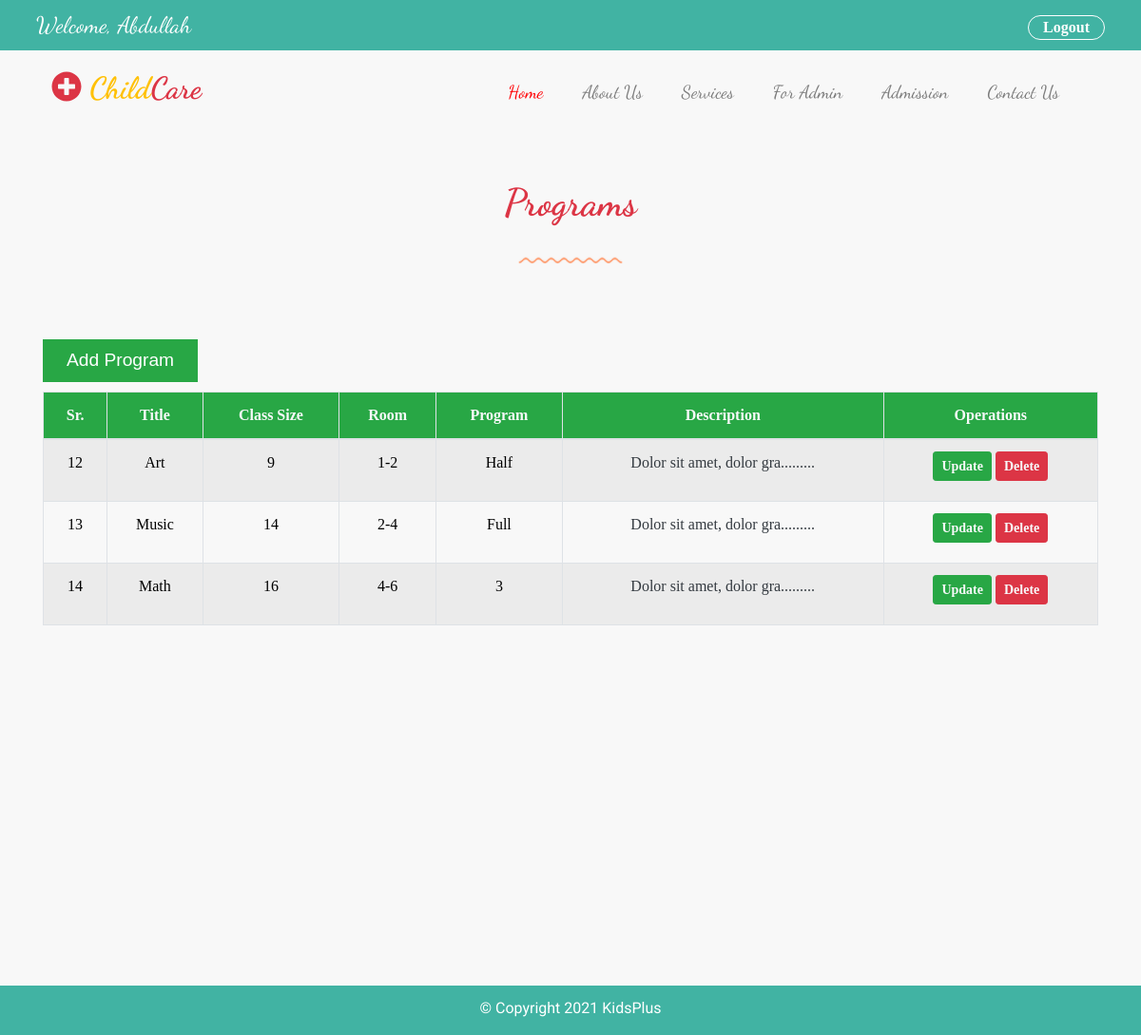
Page /admin/programs.php (signed in) on the committed database.
### tables this page shows
CREATE TABLE `program` (
  `id` int(16) NOT NULL,
  `title` varchar(255) NOT NULL,
  `about` varchar(255) NOT NULL,
  `class_size` int(16) NOT NULL,
  `child_age` varchar(255) NOT NULL,
  `program` varchar(255) NOT NULL,
  `image` varchar(255) NOT NULL
);

### admin/programs.php (the view, shortened to what this page needs)
<?php
require '../database/connection.php';
?>
<!DOCTYPE html>
<html lang="en">
<head>
    <link rel="stylesheet" href="https://maxcdn.bootstrapcdn.com/bootstrap/4.0.0/css/bootstrap.min.css">
    <link type="text/css" rel="stylesheet" href="../assets/css/style.css">
    <link type="text/css" rel="stylesheet" href="../assets/css/media.css">
    <link type="text/css" rel="stylesheet" href="../assets/css/fontawesome.css">
</head>
<body>
<?php
require 'header.php';
?>
<section class="container admin-section mt-5 mb-5" >
    <div class="row heading-row mb-5">
        <div class="col-sm-12 col-md-12 col-lg-12 text-center">
            <h1 class="text-danger font-weight-bold">Programs</h1>
            <div class="mt-4">
                <img src="../assets/images/line-dec-2.png" alt="">
            </div>
        </div>
    </div>
    <div class="row filter-row">
        <div class="col-sm-12 col-md-12 col-lg-12 filter-record">
            <div class="content d-flex justify-content-between flex-row w-100">
                <div class="add-btn">
                    <a href="add_program.php" class=" mr-2 mt-4 bg-success" style="margin-bottom: 10px !important;">Add Program</a>
                </div>
            </div>
        </div>
    </div>
    <div class="row table-row">
        <div class="col-sm-12 col-md12 col-lg-12 program-table ">
            <table class="table table-striped table-hover table-bordered table-responsive-md">
                <thead class="bg-success text-center text-light">
                <tr>
                    <th>Sr.</th>
                    <th>Title</th>
                    <th>Class Size</th>
                    <th>Room</th>
                    <th>Program</th>
                    <th>Description</th>
                    <th >Operations</th>
                </tr>
                </thead>
                <tbody class="text-center ">
                <?php
                    $query = "SELECT * FROM program";
                    $execute_query = mysqli_query($connection, $query);
                    if(mysqli_num_rows($execute_query) > 0){
                         while($row = mysqli_fetch_assoc($execute_query)){
                            $id = $row['id'];
                ?>
                <tr>
                    <td><?php echo $id;?></td>
                    <td><?php echo $row['title'];?></td>
                    <td><?php echo $row['class_size'];?></td>
                    <td><?php echo $row['child_age'];?></td>
                    <td><?php echo $row['program'];?></td>
                    <td><p class="text-dark"><?php echo chunk_split(substr($row['about'], 0, 25), strlen($row['about']), ".........");?></p></td>
                    <td>
                        <a href="update_program.php?id=<?php echo $id; ?>" class="btn btn-success text-light btn-sm font-weight-bold ">Update</a>
                        <a href="delete_program.php?id=<?php echo $id; ?>" class="btn btn-danger text-light btn-sm font-weight-bold">Delete</a>
                    </td>
                </tr>
                <?php
                     }
                    }
                ?>
                </tbody>
            </table>
        </div>
    </div>
</section>
<?php
require 'footer.php';
?>
</body>
</html>

### assets/css/style.css (style rules this page uses)
:root { --body-background : #f8f8f8; --header-background: #41b3a3; --white: #fff; --black:#000; --blue : #005cbf; --red : #ff0004; --orange:#fd7e14; --sky:#17a2b8; --aqua:#41b3a3; --tomato:#FF6347; --tan:#D7B98C; --yellow:#FFFF00; --warning: #ffc107; --darkgray:#999999; --smoke:#E8E8E8; }
body { background-color: var(--body-background); position: relative; margin: 0px; padding: 0px; box-sizing: border-box; font-family: 'Roboto', sans-serif !important; }
section h1, h2, h3, h4, a, span { font-family: 'Dancing Script', cursive; }
section a { font-size: 1.2em; }
.room-item h1, p, a { color: var(--white); }
table tr th, table tr td a { font-family: "Times New Roman"; }
table tr td { color:var(--black); font-family: "Times New Roman"; }
.content a { display: block; padding: 8px 25px; margin-bottom: 0px !important; background-color: var(--red); color:var(--white); font-family: sans-serif; text-decoration: none; }
.public-section, .admin-section { min-height: 100vh; }

### rows in the picture
program: id "12", title "Art", class_size "9", child_age "1-2", program "Half", about "Dolor sit amet, dolor gra........."
program: id "13", title "Music", class_size "14", child_age "2-4", program "Full", about "Dolor sit amet, dolor gra........."
program: id "14", title "Math", class_size "16", child_age "4-6", program "3", about "Dolor sit amet, dolor gra........."
